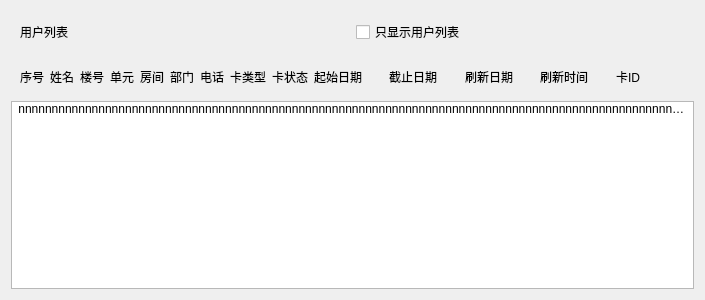
                      <widget class="QWidget" name="scrollAreaWidgetContents_3">
                       <property name="geometry">
                        <rect>
                         <x>0</x>
                         <y>0</y>
                         <width>705</width>
                         <height>300</height>
                        </rect>
                       </property>
                       <layout class="QGridLayout" name="gridLayout_3">
                        <item row="2" column="0">
                         <widget class="QListWidget" name="listWidget_2">
                          <property name="sizePolicy">
                           <sizepolicy hsizetype="Expanding" vsizetype="Expanding">
                            <horstretch>0</horstretch>
                            <verstretch>0</verstretch>
                           </sizepolicy>
                          </property>
                          <property name="verticalScrollBarPolicy">
                           <enum>Qt::ScrollBarAsNeeded</enum>
                          </property>
                          <property name="horizontalScrollBarPolicy">
                           <enum>Qt::ScrollBarAlwaysOff</enum>
                          </property>
                          <item>
                           <property name="text">
                            <string> nnnnnnnnnnnnnnnnnnnnnnnnnnnnnnnnnnnnnnnnnnnnnnnnnnnnnnnnnnnnnnnnnnnnnnnnnnnnnnnnnnnnnnnnnnnnnnnnnnnnnnnnnnnnnnnnnnnnnnnnnnnnnnnnnnnnnnnnnnnnnnnnnnnnnnnnvvvvvvvvvvvvvvvvvvvvvvvvvvvvvvvvvvvvvvvvvvvv</string>
                           </property>
                          </item>
                         </widget>
                        </item>
                        <item row="1" column="0">
                         <widget class="QWidget" name="wddd_2" native="true">
                          <layout class="QHBoxLayout" name="horizontalLayout_21">
                           <item>
                            <widget class="QLabel" name="label_50">
                             <property name="sizePolicy">
                              <sizepolicy hsizetype="Fixed" vsizetype="Preferred">
                               <horstretch>0</horstretch>
                               <verstretch>0</verstretch>
                              </sizepolicy>
                             </property>
                             <property name="text">
                              <string>序号</string>
                             </property>
                            </widget>
                           </item>
                           <item>
                            <widget class="QLabel" name="label_51">
                             <property name="sizePolicy">
                              <sizepolicy hsizetype="Fixed" vsizetype="Preferred">
                               <horstretch>0</horstretch>
                               <verstretch>0</verstretch>
                              </sizepolicy>
                             </property>
                             <property name="text">
                              <string>姓名</string>
                             </property>
                            </widget>
                           </item>
                           <item>
                            <widget class="QLabel" name="label_52">
                             <property name="sizePolicy">
                              <sizepolicy hsizetype="Fixed" vsizetype="Preferred">
                               <horstretch>0</horstretch>
                               <verstretch>0</verstretch>
                              </sizepolicy>
                             </property>
                             <property name="text">
                              <string>楼号</string>
                             </property>
                            </widget>
                           </item>
                           <item>
                            <widget class="QLabel" name="label_53">
                             <property name="sizePolicy">
                              <sizepolicy hsizetype="Fixed" vsizetype="Preferred">
                               <horstretch>0</horstretch>
                               <verstretch>0</verstretch>
                              </sizepolicy>
                             </property>
                             <property name="text">
                              <string>单元</string>
                             </property>
                            </widget>
                           </item>
                           <item>
                            <widget class="QLabel" name="label_54">
                             <property name="sizePolicy">
                              <sizepolicy hsizetype="Fixed" vsizetype="Preferred">
                               <horstretch>0</horstretch>
                               <verstretch>0</verstretch>
                              </sizepolicy>
                             </property>
                             <property name="text">
                              <string>房间</string>
                             </property>
                            </widget>
                           </item>
                           <item>
                            <widget class="QLabel" name="label_55">
                             <property name="sizePolicy">
                              <sizepolicy hsizetype="Fixed" vsizetype="Preferred">
                               <horstretch>0</horstretch>
                               <verstretch>0</verstretch>
                              </sizepolicy>
                             </property>
                             <property name="text">
                              <string>部门</string>
                             </property>
                            </widget>
                           </item>
                           <item>
                            <widget class="QLabel" name="label_56">
                             <property name="sizePolicy">
                              <sizepolicy hsizetype="Fixed" vsizetype="Preferred">
                               <horstretch>0</horstretch>
                               <verstretch>0</verstretch>
                              </sizepolicy>
                             </property>
                             <property name="text">
                              <string>电话</string>
                             </property>
                            </widget>
                           </item>
                           <item>
                            <widget class="QLabel" name="label_57">
                             <property name="sizePolicy">
                              <sizepolicy hsizetype="Fixed" vsizetype="Preferred">
                               <horstretch>0</horstretch>
                               <verstretch>0</verstretch>
                              </sizepolicy>
                             </property>
                             <property name="text">
                              <string>卡类型</string>
                             </property>
                            </widget>
                           </item>
                           <item>
                            <widget class="QLabel" name="label_58">
                             <property name="sizePolicy">
                              <sizepolicy hsizetype="Fixed" vsizetype="Preferred">
                               <horstretch>0</horstretch>
                               <verstretch>0</verstretch>
                              </sizepolicy>
                             </property>
                             <property name="text">
                              <string>卡状态</string>
                             </property>
                            </widget>
                           </item>
                           <item>
                            <widget class="QLabel" name="label_59">
                             <property name="text">
                              <string>起始日期</string>
                             </property>
                            </widget>
                           </item>
                           <item>
                            <widget class="QLabel" name="label_60">
                             <property name="text">
                              <string>截止日期</string>
                             </property>
                            </widget>
                           </item>
                           <item>
                            <widget class="QLabel" name="label_61">
                             <property name="text">
                              <string>刷新日期</string>
                             </property>
                            </widget>
                           </item>
                           <item>
                            <widget class="QLabel" name="label_62">
                             <property name="text">
                              <string>刷新时间</string>
                             </property>
                            </widget>
                           </item>
                           <item>
                            <widget class="QLabel" name="label_63">
                             <property name="text">
                              <string>卡ID</string>
                             </property>
                            </widget>
                           </item>
                          </layout>
                         </widget>
                        </item>
                        <item row="0" column="0">
                         <widget class="QWidget" name="widget_7" native="true">
                          <layout class="QHBoxLayout" name="horizontalLayout_22">
                           <item>
                            <widget class="QLabel" name="label_64">
                             <property name="text">
                              <string>用户列表</string>
                             </property>
                            </widget>
                           </item>
                           <item>
                            <widget class="QCheckBox" name="onlyshowuserlist_2">
                             <property name="text">
                              <string>只显示用户列表</string>
                             </property>
                            </widget>
                           </item>
                          </layout>
                         </widget>
                        </item>
                       </layout>
                      </widget>
